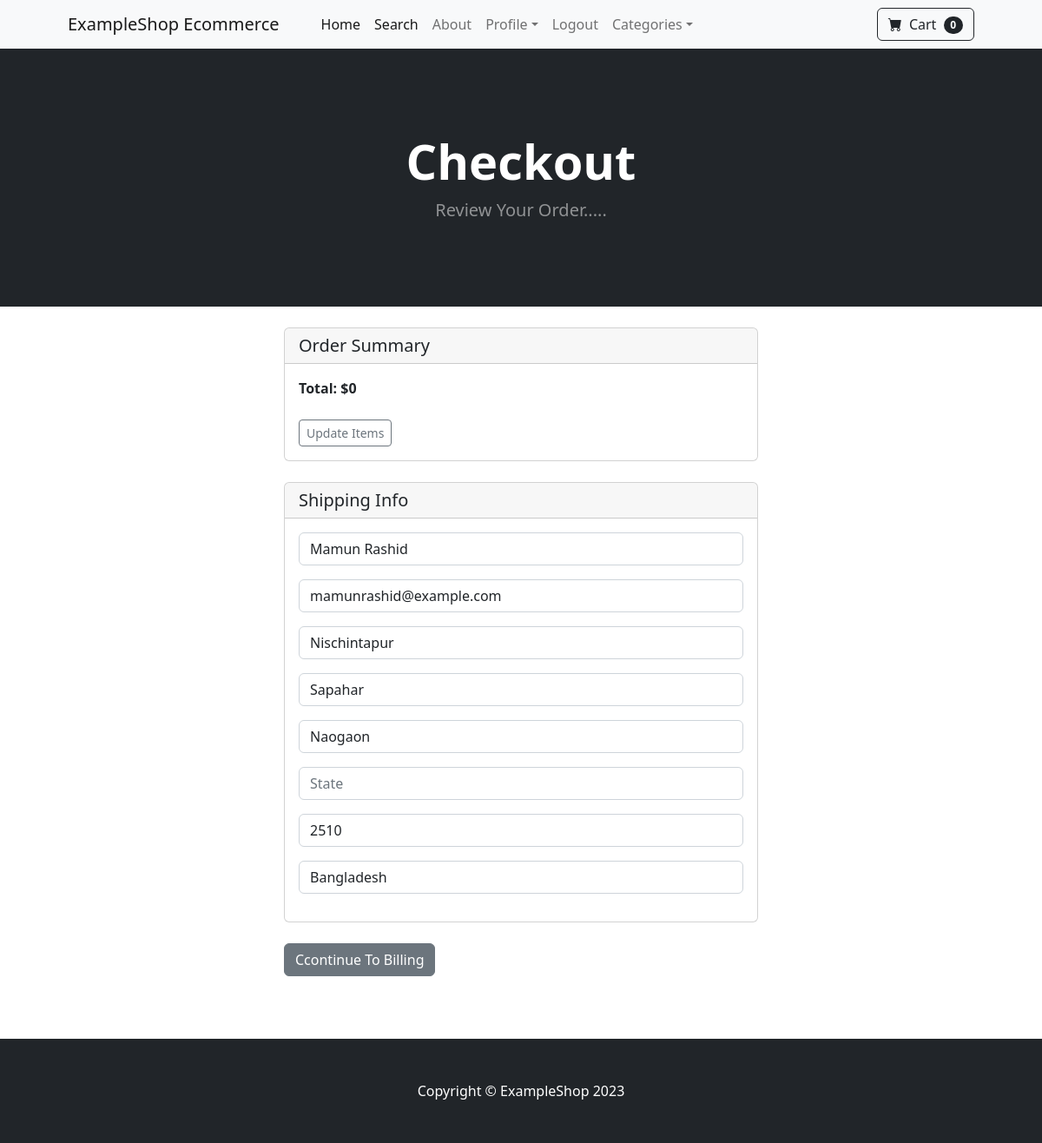
/payment/checkout (signed in), run on an earlier commit of the app's database.
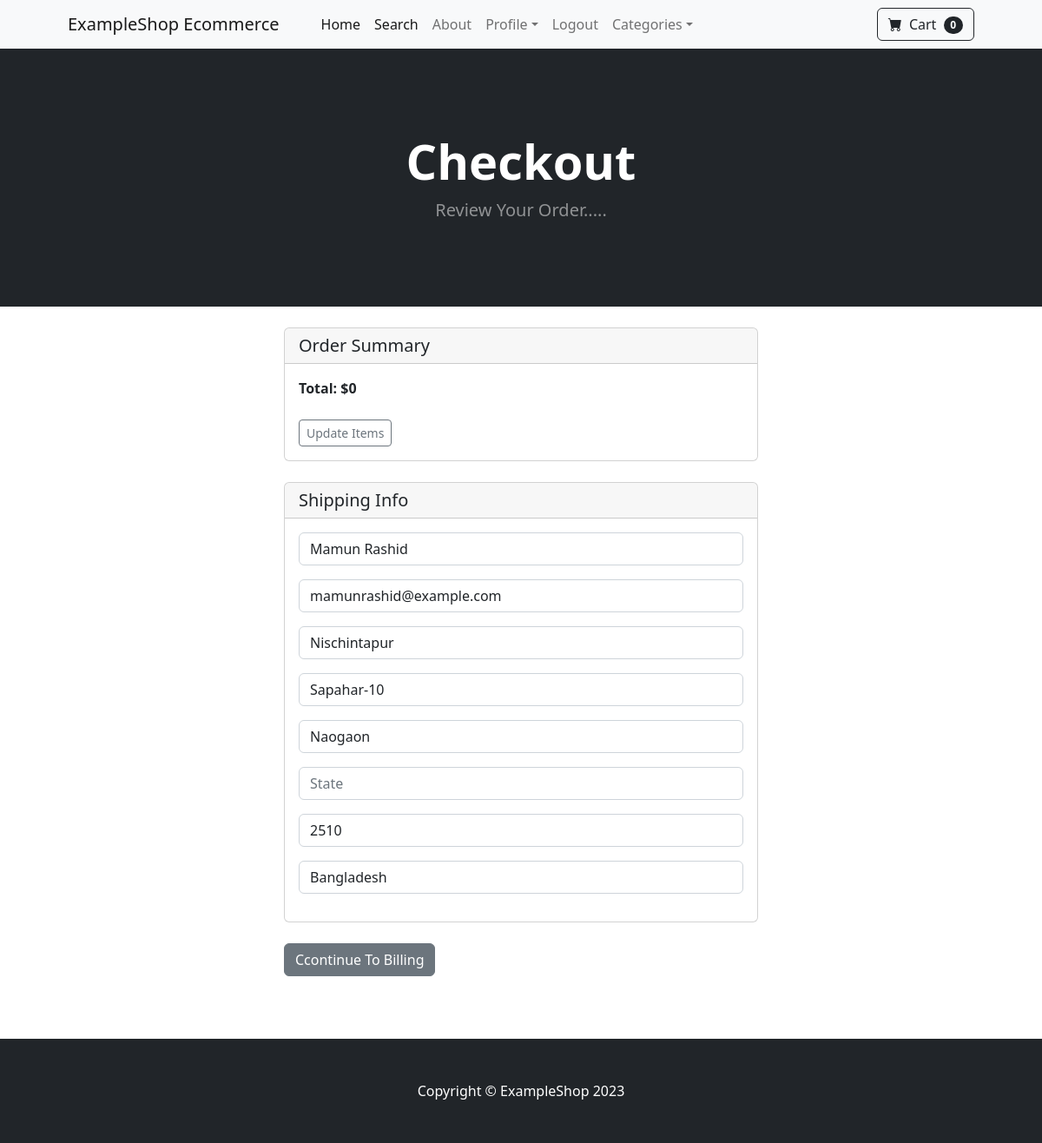
And on a later commit of the database.
### payment/models.py (models this page shows, shortened)
class ShippingAddress(models.Model):
    user = models.ForeignKey(User, on_delete=models.CASCADE, null=True, blank=True)
    shipping_full_name = models.CharField(max_length=255)
    shipping_email = models.CharField(max_length=255)
    shipping_address1 = models.CharField(max_length=255)
    shipping_address2 = models.CharField(max_length=255, null=True, blank=True)
    shipping_city = models.CharField(max_length=255)
    shipping_state = models.CharField(max_length=255, null=True, blank=True)
    shipping_zipcode = models.CharField(max_length=255, null=True, blank=True)
    shipping_country = models.CharField(max_length=255)
    class Meta:
        verbose_name_plural = "Shipping Address"

### payment/views.py (the view)
# urls.py: path('checkout', views.checkout, name='checkout'),
def checkout(request):
    cart = Cart(request)
    cart_products = cart.get_prods
    quantities = cart.get_quants
    totals = cart.cart_total()
    if request.user.is_authenticated:
        shipping_user = ShippingAddress.objects.get(user__id=request.user.id)
        shipping_form = ShippingForm(request.POST or None, instance=shipping_user)
        return render(request, 'payment/checkout.html', {"cart_products":cart_products, "quantities":quantities, "totals":totals, "shipping_form":shipping_form})
    else:
        shipping_form = ShippingForm(request.POST or None)
        return render(request, 'payment/checkout.html', {"cart_products":cart_products, "quantities":quantities, "totals":totals, "shipping_form":shipping_form})

### cart/cart.py (called while the page is built, shortened)
    def cart_total(self):
        product_ids = self.cart.keys()
        products = Product.objects.filter(id__in=product_ids)
        quantities = self.cart
        total = 0
        return total

    def __len__(self):
        return len(self.cart)

    def get_prods(self):
        product_ids = self.cart.keys()
        products = Product.objects.filter(id__in=product_ids)
        return products

### cart/context_processors.py (called while the page is built)
def cart(request):
    return {'cart': Cart(request)}

### payment/templates/payment/checkout.html (shortened to what this page needs)
{% extends "base.html" %}
{% block content %}
        <header class="bg-dark py-5">
            <div class="container px-4 px-lg-5 my-5">
                <div class="text-center text-white">
                    <h1 class="display-4 fw-bolder">Checkout</h1>
                    <p class="lead fw-normal text-white-50 mb-0">Review Your Order.....</p>
                </div>
            </div>
        </header>
        <br>
        <div class="container">
            <div class="row">
                <div class="col-md-6 offset-md-3">
                    <div class="card">
                        <h5 class="card-header">
                          Order Summary
                        </h5>
                        <div class="card-body">
                            <strong>Total: ${{ totals }}</strong>
                            <br><br>
                            <a href="{% url 'cart_summary' %}" class="btn btn-sm btn-outline-secondary">Update Items</a>
                        </div>
                      </div><br>
                      <div class="card">
                        <h5 class="card-header">Shipping Info</h5>
                        <div class="card-body">
                          {{ shipping_form.as_p }}
                        </div>
                      </div><br>
                      <a href="#" class="btn btn-secondary">Ccontinue To Billing</a><br>
                </div>
            </div>
        </div>
<br><br><br>
{% endblock %}

What changed in the data, as far as the page shows it:
changed ShippingAddress "Mamun Rashid": shipping_address2 "Sapahar" → "Sapahar-10"
